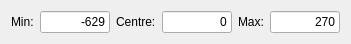
  <widget class="QWidget" name="layoutWidget_15">
   <property name="geometry">
    <rect>
     <x>420</x>
     <y>300</y>
     <width>351</width>
     <height>35</height>
    </rect>
   </property>
   <layout class="QHBoxLayout" name="horizontalLayout_18">
    <item>
     <widget class="QLabel" name="label_42">
      <property name="text">
       <string>Min:</string>
      </property>
     </widget>
    </item>
    <item>
     <widget class="QLineEdit" name="rightHorizontalEyeMin">
      <property name="text">
       <string>-629</string>
      </property>
      <property name="alignment">
       <set>Qt::AlignRight|Qt::AlignTrailing|Qt::AlignVCenter</set>
      </property>
     </widget>
    </item>
    <item>
     <widget class="QLabel" name="label_43">
      <property name="text">
       <string>Centre:</string>
      </property>
     </widget>
    </item>
    <item>
     <widget class="QLineEdit" name="rightHorizontalTrim">
      <property name="text">
       <string>0</string>
      </property>
      <property name="alignment">
       <set>Qt::AlignRight|Qt::AlignTrailing|Qt::AlignVCenter</set>
      </property>
     </widget>
    </item>
    <item>
     <widget class="QLabel" name="label_44">
      <property name="text">
       <string>Max:</string>
      </property>
     </widget>
    </item>
    <item>
     <widget class="QLineEdit" name="rightHorizontalEyeMax">
      <property name="text">
       <string>270</string>
      </property>
      <property name="alignment">
       <set>Qt::AlignRight|Qt::AlignTrailing|Qt::AlignVCenter</set>
      </property>
     </widget>
    </item>
   </layout>
  </widget>
